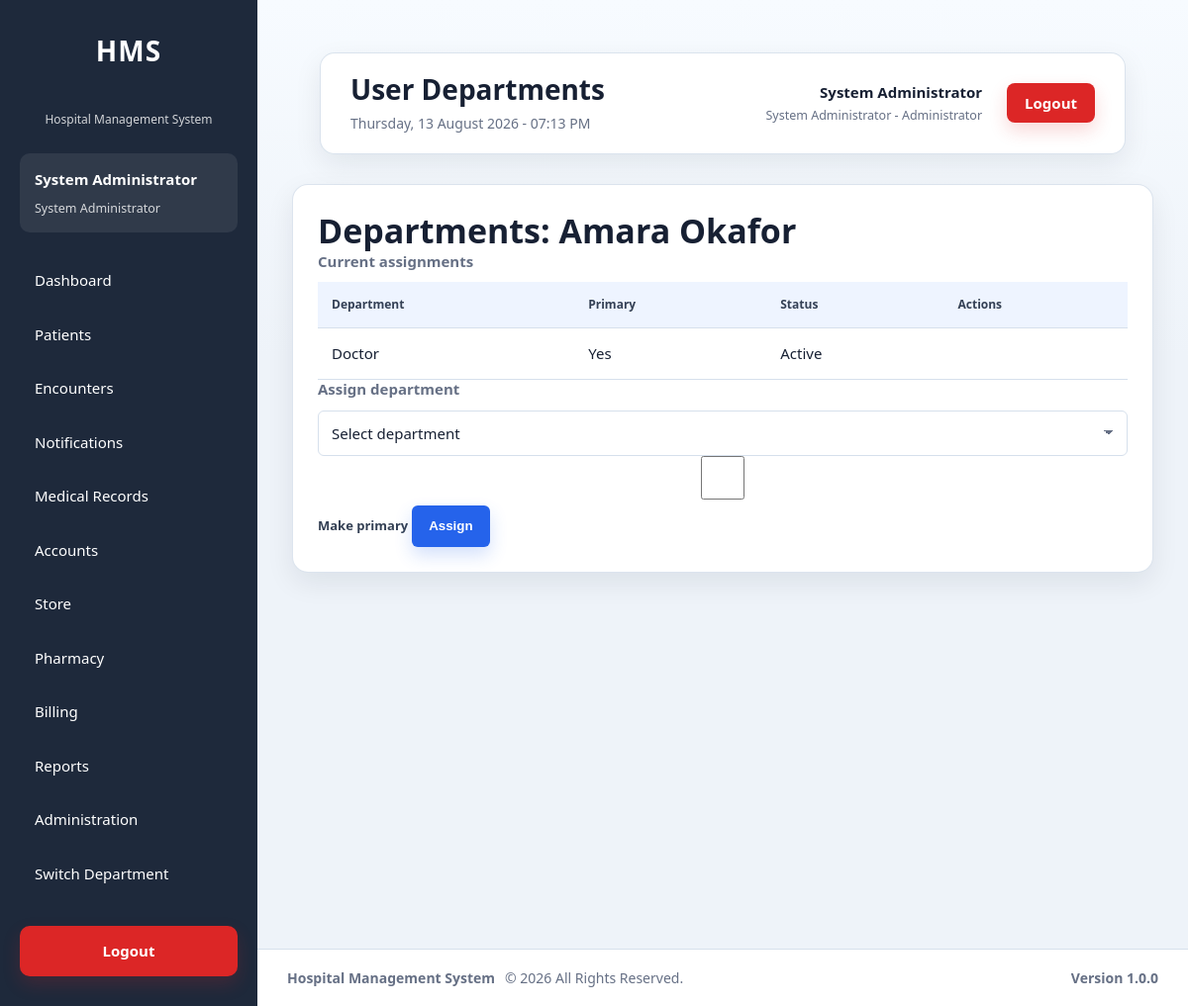
The page /modules/administration/users/departments.php?id=5 (signed in) on the database its author committed.
### tables this page shows
CREATE TABLE `departments` (
  `id` int(11) NOT NULL AUTO_INCREMENT,
  `department_name` varchar(100) NOT NULL,
  `department_code` varchar(30) NOT NULL,
  `description` text DEFAULT NULL,
  `location` varchar(150) DEFAULT NULL,
  `contact_extension` varchar(30) DEFAULT NULL,
  `department_type` enum('Clinical','Administrative','Diagnostic','Support') NOT NULL DEFAULT 'Support',
  `queue_enabled` tinyint(1) NOT NULL DEFAULT 1,
  `is_active` tinyint(1) NOT NULL DEFAULT 1,
  `display_order` int(11) NOT NULL DEFAULT 0,
  `created_at` timestamp NOT NULL DEFAULT current_timestamp(),
  `updated_at` timestamp NULL DEFAULT NULL ON UPDATE current_timestamp(),
  PRIMARY KEY (`id`),
  UNIQUE KEY `uq_departments_name` (`department_name`),
  UNIQUE KEY `uq_departments_code` (`department_code`),
  KEY `idx_departments_active` (`is_active`),
  KEY `idx_departments_type` (`department_type`),
  KEY `idx_departments_queue` (`queue_enabled`)
);

CREATE TABLE `users` (
  `id` int(11) NOT NULL AUTO_INCREMENT,
  `employee_id` varchar(30) NOT NULL,
  `first_name` varchar(100) NOT NULL,
  `last_name` varchar(100) NOT NULL,
  `gender` enum('Male','Female') DEFAULT NULL,
  `phone` varchar(20) DEFAULT NULL,
  `email` varchar(150) DEFAULT NULL,
  `username` varchar(50) NOT NULL,
  `password` varchar(255) NOT NULL,
  `department_id` int(11) NOT NULL,
  `role_id` int(11) NOT NULL,
  `status` enum('Active','Inactive') NOT NULL DEFAULT 'Active',
  `failed_login_attempts` int(11) NOT NULL DEFAULT 0,
  `last_failed_login` datetime DEFAULT NULL,
  `locked_at` datetime DEFAULT NULL,
  `locked_by` int(11) DEFAULT NULL,
  `lock_reason` varchar(255) DEFAULT NULL,
  `last_login` datetime DEFAULT NULL,
  `password_changed_at` datetime DEFAULT NULL,
  `must_change_password` tinyint(1) NOT NULL DEFAULT 0,
  `created_at` timestamp NOT NULL DEFAULT current_timestamp(),
  `updated_at` timestamp NULL DEFAULT NULL ON UPDATE current_timestamp(),
  PRIMARY KEY (`id`),
  UNIQUE KEY `uq_users_employee` (`employee_id`),
  UNIQUE KEY `uq_users_username` (`username`),
  KEY `idx_users_department` (`department_id`),
  KEY `idx_users_role` (`role_id`),
  KEY `idx_users_status` (`status`),
  KEY `idx_users_lastname` (`last_name`),
  KEY `idx_users_firstname` (`first_name`),
  KEY `idx_users_locked_at` (`locked_at`),
  KEY `fk_users_locked_by` (`locked_by`),
  CONSTRAINT `fk_users_department` FOREIGN KEY (`department_id`) REFERENCES `departments` (`id`) ON UPDATE CASCADE,
  CONSTRAINT `fk_users_locked_by` FOREIGN KEY (`locked_by`) REFERENCES `users` (`id`) ON DELETE SET NULL ON UPDATE CASCADE,
  CONSTRAINT `fk_users_role` FOREIGN KEY (`role_id`) REFERENCES `roles` (`id`) ON UPDATE CASCADE
);

CREATE TABLE `user_departments` (
  `id` int(11) NOT NULL AUTO_INCREMENT,
  `user_id` int(11) NOT NULL,
  `department_id` int(11) NOT NULL,
  `is_primary` tinyint(1) NOT NULL DEFAULT 0,
  `is_active` tinyint(1) NOT NULL DEFAULT 1,
  `assigned_at` datetime NOT NULL DEFAULT current_timestamp(),
  `assigned_by` int(11) DEFAULT NULL,
  PRIMARY KEY (`id`),
  UNIQUE KEY `uq_user_department` (`user_id`,`department_id`),
  KEY `idx_user_departments_user_active` (`user_id`,`is_active`),
  KEY `idx_user_departments_department_active` (`department_id`,`is_active`),
  KEY `idx_user_departments_primary` (`user_id`,`is_primary`),
  KEY `fk_user_departments_assigned_by` (`assigned_by`),
  CONSTRAINT `fk_user_departments_assigned_by` FOREIGN KEY (`assigned_by`) REFERENCES `users` (`id`) ON DELETE SET NULL ON UPDATE CASCADE,
  CONSTRAINT `fk_user_departments_department` FOREIGN KEY (`department_id`) REFERENCES `departments` (`id`) ON UPDATE CASCADE,
  CONSTRAINT `fk_user_departments_user` FOREIGN KEY (`user_id`) REFERENCES `users` (`id`) ON UPDATE CASCADE
);

### modules/administration/users/departments.php (the view, shortened to what the rows shown need)
<?php
require_once __DIR__ . '/../partials/bootstrap.php';
$userId = (int)($_GET['id'] ?? 0);
$user = $userService->getUserById($userId);
$memberships = $userDepartmentService->listUserDepartments($userId);
$departments = $departmentService->listDepartments(false);
$pageTitle = 'User Departments';
require_once __DIR__ . '/../../../layouts/header.php';
require_once __DIR__ . '/../../../layouts/sidebar.php';
?>
<main class="content">
    <?php require_once __DIR__ . '/../../../layouts/navbar.php'; ?>
    <section class="card">
        <h2>Departments: <?= e($user['first_name'] . ' ' . $user['last_name']) ?></h2>
        <h3>Current assignments</h3>
        <table><thead><tr><th>Department</th><th>Primary</th><th>Status</th><th>Actions</th></tr></thead><tbody>
        <?php foreach ($memberships as $membership): ?>
            <tr>
                <td><?= e($membership['department_name']) ?></td>
                <td><?= !empty($membership['is_primary']) ? 'Yes' : 'No' ?></td>
                <td><?= !empty($membership['is_active']) ? 'Active' : 'Inactive' ?></td>
                <td>
                </td>
            </tr>
        <?php endforeach; ?></tbody></table>
        <h3>Assign department</h3>
        <form method="POST" action="department_action.php">
            <select name="department_id" required>
            </select>
            <label><input type="checkbox" name="primary" value="1"> Make primary</label>
            <button class="btn-primary" name="action" value="assign">Assign</button>
        </form>
    </section>
</main>
<?php require_once __DIR__ . '/../../../layouts/footer.php'; ?>

### layouts/sidebar.php (shortened to what the rows shown need)
<?php
if ($currentUser && isset($pdo)) {
    require_once __DIR__ . '/../services/PermissionService.php';
}
?>
<aside class="sidebar">
    <div class="sidebar-header">
        <h2>HMS</h2>
    </div>
    <?php if ($currentUser): ?>
        <div class="sidebar-user">
            <strong>
                <?= e($currentUser['first_name']) ?>
                <?= e($currentUser['last_name']) ?>
            </strong>
            <small>
                <?= e($currentUser['role_name']) ?>
            </small>
        </div>
    <?php endif; ?>
</aside>
<div class="main-container">

### layouts/navbar.php (shortened to what the rows shown need)
<?php
$currentUser ??= [];
?>
<header class="navbar">
    <div class="navbar-left">
        <h1>
            <?= e($pageTitle ?? 'Hospital Management System') ?>
        </h1>
    </div>
    <div class="navbar-right">
        <div class="navbar-user">
            <div class="user-details">
                <strong>
                    <?= e($currentUser['first_name'] ?? '') ?>
                    <?= e($currentUser['last_name'] ?? '') ?>
                </strong>
                <small>
                    <?= e($currentUser['role_name'] ?? '') ?>
                    -
                    <?= e($currentUser['active_department_name'] ?? $currentUser['department_name'] ?? '') ?>
                </small>
            </div>
        </div>
    </div>
</header>

### rows shown on the page
departments: department_name "Administrator"
users: first_name+last_name "Amara Okafor"
user_departments: department.department_name "Doctor", is_primary "Yes", is_active "Active"

### other values the page prints
$currentUser['first_name'] "System"
$currentUser['role_name'] "System Administrator"
$pageTitle "User Departments"
